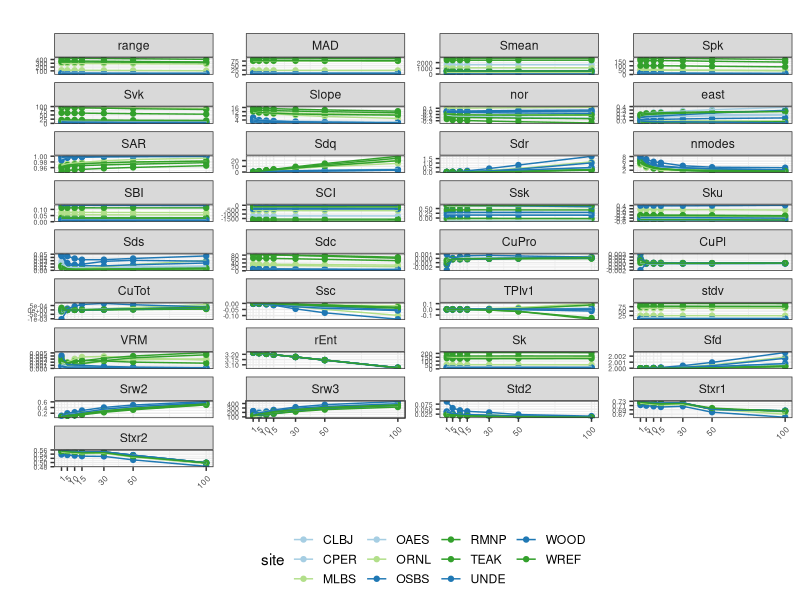
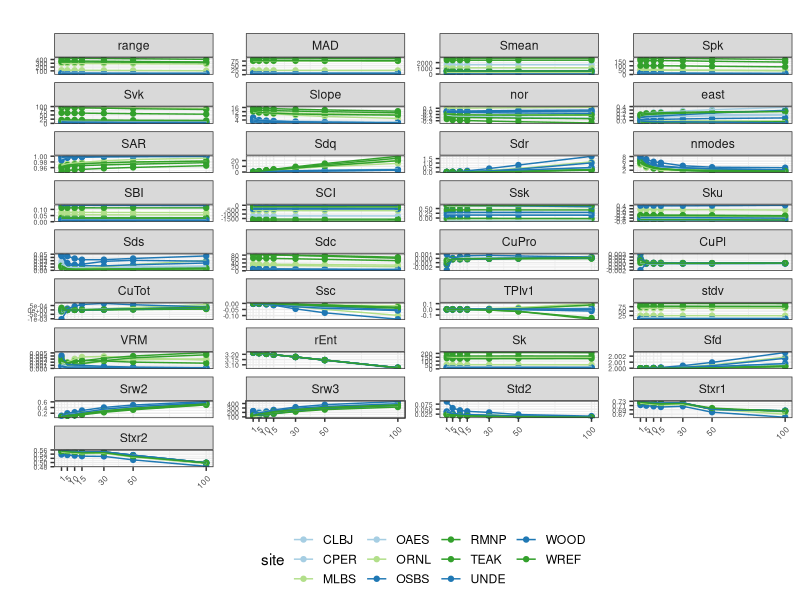
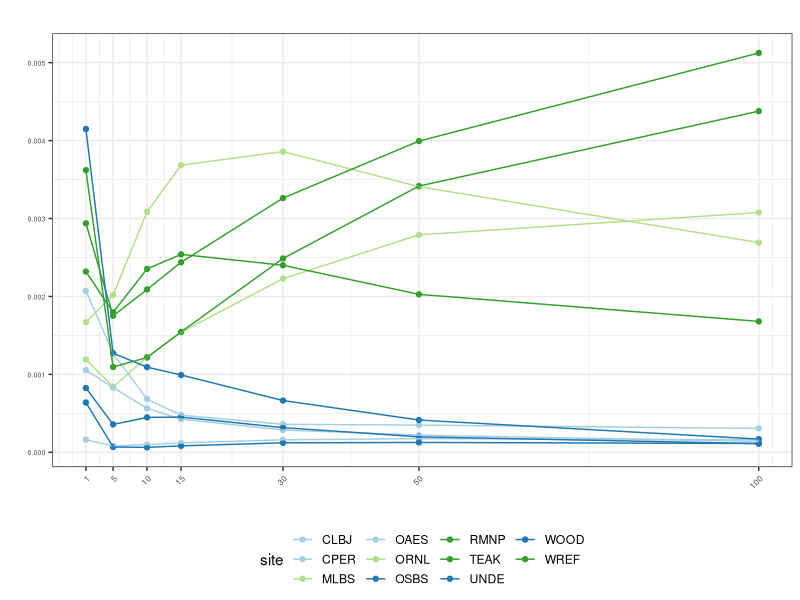

Source code (R) for these figures, in order:
#Script to plot metrics against increasing scale
library(ggplot2)
library(stringr) #Allows python-style string formatting
library(dplyr)

# read in the long data
in.data <- read.csv("./results/all_metrics_long_clean.csv")

remove.metrics <- c("Sa", "Sq", "s10z", "Sdq6", "Sph", "Svi", "Sv", "Scl1",
                    "TRIv1", "TRIriley", "TRIrmsd", "rough",
                    "Std1", "TPIv2", "TRIv2", "Srw1", "Scl2")

check <- !(in.data$func %in% remove.metrics)
Metrics.sub <- filter(in.data, check)


grouped.data <- Metrics.sub %>% group_by(func, site, res) %>% 
  summarise(mean = mean(value, na.rm = TRUE)) %>%
  mutate(res = as.numeric(res),
         func = factor(func,
                       levels = c("range", "MAD", "Smean", "Spk", "Svk",
                                  "Slope", "nor", "east", "SAR", "Sdq", "Sdr",
                                  "nmodes", "SBI", "SCI", "Ssk", "Sku", "Sds", 
                                  "Sdc", "CuPro", "CuPl", "CuTot", "Ssc", 
                                  "TPIv1", "stdv", "VRM", "rEnt", "Sk", "Sfd", 
                                  "Srw2", "Srw3", "Std2", "Stxr1", "Stxr2"))
         )


ggplot(grouped.data, aes(x = res, y = mean, color = site, group=site)) +
  geom_point() +
  geom_line() +
  #geom_errorbar(aes(x = res, ymin = min, ymax = max), width = .2)+
  facet_wrap(~ func, scales = "free_y", ncol = 4) +
  scale_x_continuous(breaks = sort(unique(grouped.data$res)))+
  theme_bw() +
  scale_color_manual(values = c("CPER" = "#a6cee3", "OAES" = "#a6cee3", "CLBJ" = "#a6cee3", 
                                "ORNL" = "#b2df8a", "MLBS" = "#b2df8a", 
                                "RMNP"="#33a02c", "TEAK"="#33a02c", "WREF"="#33a02c", 
                                "WOOD"="#1f78b4", "OSBS"="#1f78b4", "UNDE"="#1f78b4"))+
  labs(x = "", y = "", title = "") +
  theme(
    axis.text.x = element_text(angle = 45, hjust = 1, vjust = 1, size = 6),
    axis.text.y = element_text(size = 5)
  ) +
  theme(legend.position = "bottom", 
        legend.key.height = unit(0.1, "in"))
ggsave("./results/all_metrics_resolution.tif", width = 6.5 , height = 9.5, 
       units = "in", dpi = 300)

# look at VRM only for discussion section writing
vrm.only <- subset(grouped.data, grouped.data$func == "VRM")
x11()
ggplot(vrm.only, aes(x = res, y = mean, color = site, group=site)) +
  geom_point() +
  geom_line() +
  #geom_errorbar(aes(x = res, ymin = min, ymax = max), width = .2)+
  scale_x_continuous(breaks = sort(unique(grouped.data$res)))+
  theme_bw() +
  scale_color_manual(values = c("CPER" = "#a6cee3", "OAES" = "#a6cee3", "CLBJ" = "#a6cee3", 
                                "ORNL" = "#b2df8a", "MLBS" = "#b2df8a", 
                                "RMNP"="#33a02c", "TEAK"="#33a02c", "WREF"="#33a02c", 
                                "WOOD"="#1f78b4", "OSBS"="#1f78b4", "UNDE"="#1f78b4"))+
  labs(x = "", y = "", title = "") +
  theme(
    axis.text.x = element_text(angle = 45, hjust = 1, vjust = 1, size = 6),
    axis.text.y = element_text(size = 5)
  ) +
  theme(legend.position = "bottom", 
        legend.key.height = unit(0.1, "in"))
